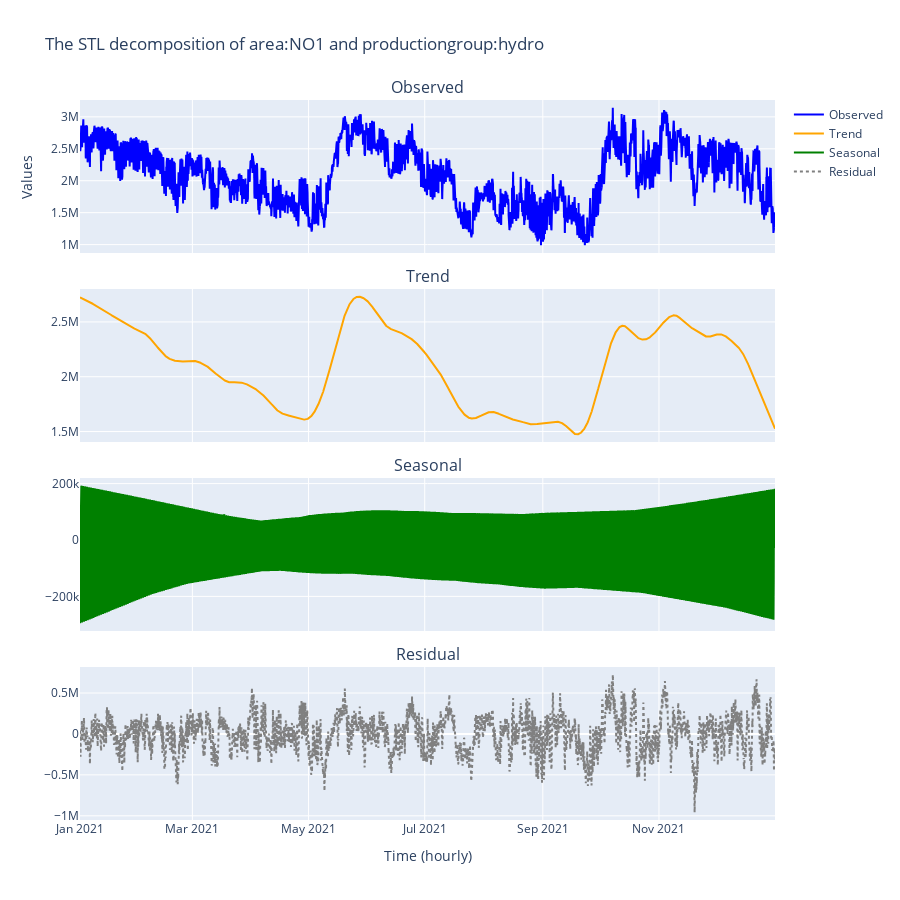

Notebook code cell kept with this figure:
### Code cell
# Test the funciton
fig = plot_stl_decompostion(df_production)
fig.show()

### Figure 1 — Plotly figure (JSON) as saved in the notebook; plotly's stock layout.template omitted (floating-point values rounded to 4 significant figures; data arrays with more than 128 entries replaced by an {"elided": "..."} marker saying what was removed)
{"data": [{"line": {"color": "blue"}, "mode": "lines", "name": "Observed", "type": "scatter", "x": {"elided": "8747 str values"}, "xaxis": "x", "y": {"elided": "8747 float values"}, "yaxis": "y"}, {"line": {"color": "orange"}, "mode": "lines", "name": "Trend", "type": "scatter", "x": {"elided": "8747 str values"}, "xaxis": "x2", "y": {"elided": "8747 float values"}, "yaxis": "y2"}, {"line": {"color": "green"}, "mode": "lines", "name": "Seasonal", "type": "scatter", "x": {"elided": "8747 str values"}, "xaxis": "x3", "y": {"elided": "8747 float values"}, "yaxis": "y3"}, {"line": {"color": "gray", "dash": "dot"}, "mode": "lines", "name": "Residual", "type": "scatter", "x": {"elided": "8747 str values"}, "xaxis": "x4", "y": {"elided": "8747 float values"}, "yaxis": "y4"}], "layout": {"annotations": [{"font": {"size": 16}, "showarrow": false, "text": "Observed", "x": 0.5, "xanchor": "center", "xref": "paper", "y": 1, "yanchor": "bottom", "yref": "paper"}, {"font": {"size": 16}, "showarrow": false, "text": "Trend", "x": 0.5, "xanchor": "center", "xref": "paper", "y": 0.7375, "yanchor": "bottom", "yref": "paper"}, {"font": {"size": 16}, "showarrow": false, "text": "Seasonal", "x": 0.5, "xanchor": "center", "xref": "paper", "y": 0.475, "yanchor": "bottom", "yref": "paper"}, {"font": {"size": 16}, "showarrow": false, "text": "Residual", "x": 0.5, "xanchor": "center", "xref": "paper", "y": 0.2125, "yanchor": "bottom", "yref": "paper"}], "height": 900, "title": {"text": "The STL decomposition of area:NO1 and productiongroup:hydro"}, "xaxis": {"anchor": "y", "domain": [0, 1], "matches": "x4", "showticklabels": false}, "xaxis2": {"anchor": "y2", "domain": [0, 1], "matches": "x4", "showticklabels": false}, "xaxis3": {"anchor": "y3", "domain": [0, 1], "matches": "x4", "showticklabels": false}, "xaxis4": {"anchor": "y4", "domain": [0, 1], "title": {"text": "Time (hourly)"}}, "yaxis": {"anchor": "x", "domain": [0.7875, 1], "title": {"text": "Values"}}, "yaxis2": {"anchor": "x2", "domain": [0.525, 0.7375]}, "yaxis3": {"anchor": "x3", "domain": [0.2625, 0.475]}, "yaxis4": {"anchor": "x4", "domain": [0, 0.2125]}}}
